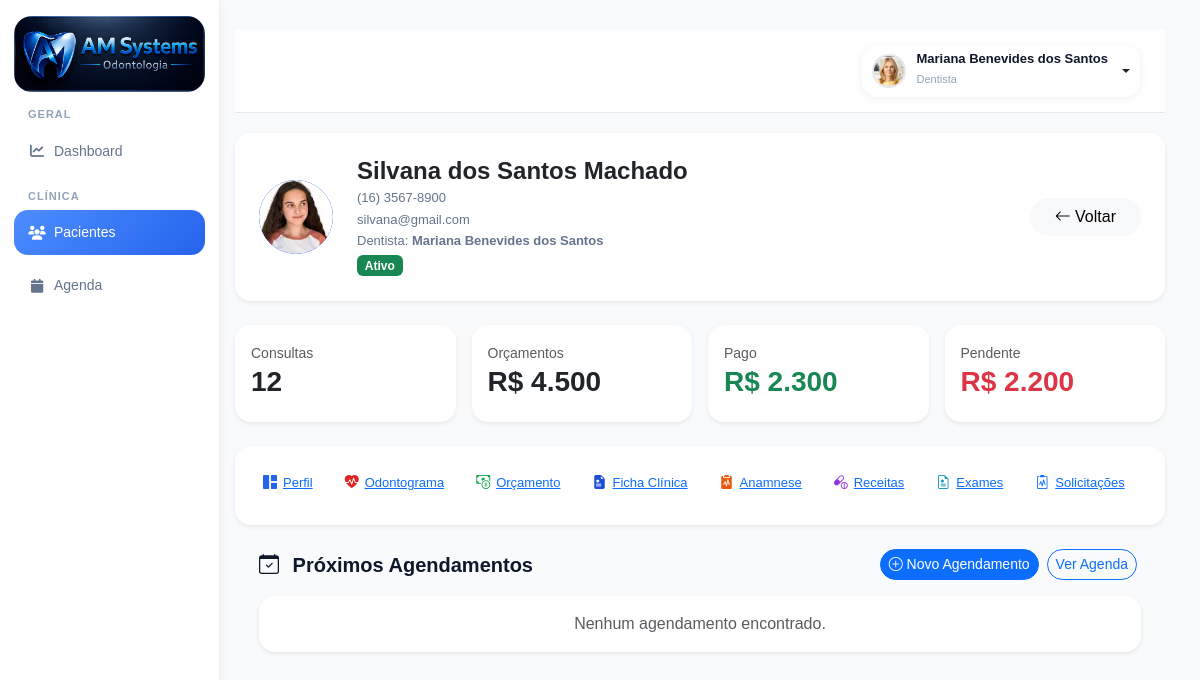
The app's page /pacientes/18/ (signed in), older data.
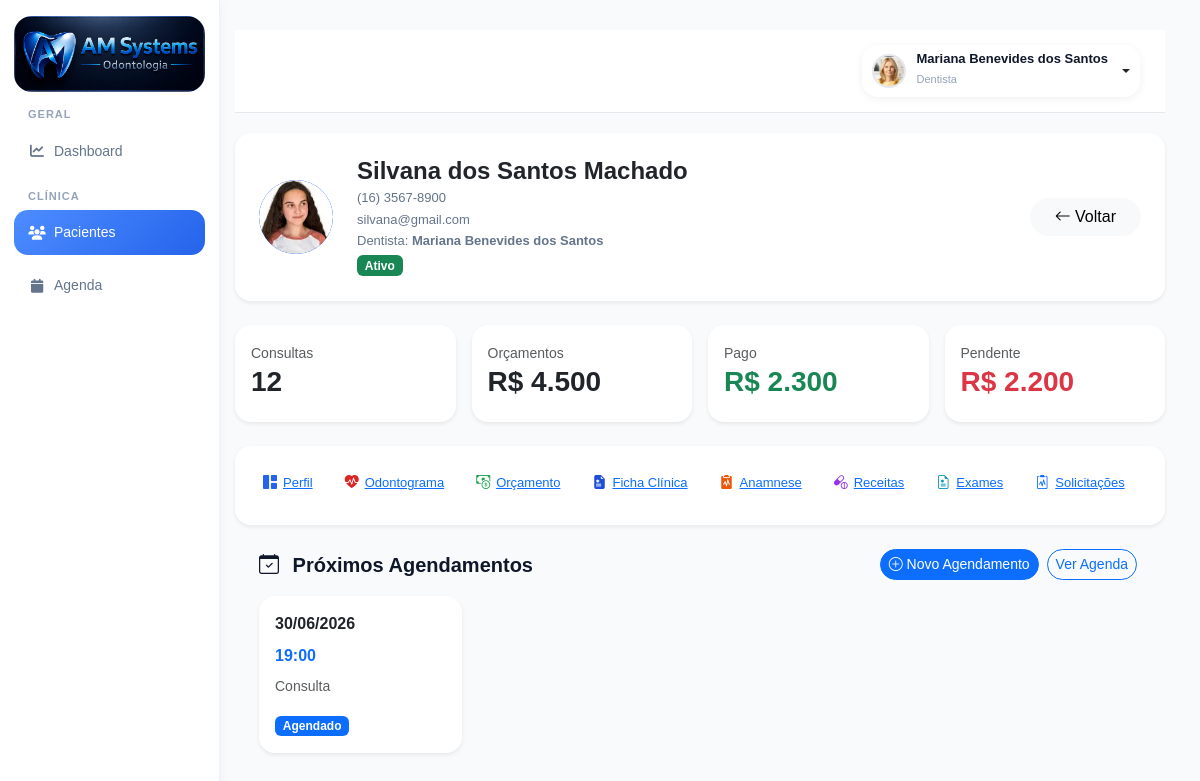
The same page, newer data.
### agenda/models.py (models this page shows, shortened)
class Agendamento(models.Model):
    STATUS_CHOICES = (
        ('agendado', 'Agendado'),
        ('confirmado', 'Confirmado'),
        ('atendimento', 'Em Atendimento'),
        ('finalizado', 'Finalizado'),
        ('faltou', 'Faltou'),
        ('cancelado', 'Cancelado'),
    )
    paciente = models.ForeignKey(
        Paciente,
        on_delete=models.CASCADE,
        related_name='agendamentos'
    )
    profissional = models.ForeignKey(
        Profissional,
        on_delete=models.PROTECT,
        related_name='agendamentos'
    )
    procedimento = models.ForeignKey(
        Procedimento,
        on_delete=models.SET_NULL,
        null=True,
        blank=True
    )
    data = models.DateField()
    hora_inicio = models.TimeField()
    duracao = models.IntegerField(
        default=60,
        help_text='Duração em minutos'
    )
    observacoes = models.TextField(
        blank=True
    )
    status = models.CharField(
        max_length=20,
        choices=STATUS_CHOICES,
        default='agendado'
    )
    criado_em = models.DateTimeField(
        auto_now_add=True
    )
    atualizado_em = models.DateTimeField(
        auto_now=True
    )
    class Meta:
        ordering = [
            'data',
            'hora_inicio'
        ]
        verbose_name = 'Agendamento'
        verbose_name_plural = 'Agendamentos'

### accounts/models.py (models this page shows)
class Procedimento(models.Model):
    CATEGORIAS = [
        ('diagnostico', 'Diagnóstico'),
        ('dentistica', 'Dentística'),
        ('endodontia', 'Endodontia'),
        ('periodontia', 'Periodontia'),
        ('cirurgia', 'Cirurgia'),
        ('protese', 'Prótese'),
        ('implantodontia', 'Implantodontia'),
        ('ortodontia', 'Ortodontia'),
        ('geral', 'Geral')
    ]
    TIPOS = [
        ('dente', 'Por Dente'),
        ('hemiarcada', 'Hemi-Arcada'),
        ('geral', 'Geral'),
        ('cirurgia', 'Cirurgia')
    ]
    POSICOES = [
        ('coroa', 'Coroa'),
        ('raiz', 'Raiz'),
        ('oclusal', 'Oclusal'),
        ('vestibular', 'Vestibular'),
        ('lingual', 'Lingual'),
        ('centro', 'Centro')
    ]
    STATUS = [
        ('realizar', 'A Realizar'),
        ('andamento', 'Em Andamento'),
        ('realizado', 'Realizado'),
        ('cancelado', 'Cancelado'),
        ('reavaliar', 'Reavaliar')
    ]
    nome = models.CharField(
        max_length=255
    )
    categoria = models.CharField(
        max_length=100,
        choices=CATEGORIAS,
        default='geral'
    )
    tipo = models.CharField(
        max_length=50,
        choices=TIPOS,
        default='dente'
    )
    status = models.CharField(
        max_length=30,
        choices=STATUS,
        default='realizar'
    )
    icone = models.CharField(
        max_length=100,
        blank=True,
        null=True
    )
    arquivo_icone = models.CharField(
        max_length=255,
        blank=True,
        null=True
    )
    posicao_icone = models.CharField(
        max_length=30,
        choices=POSICOES,
        default='centro'
    )
    valor_particular = models.DecimalField(
        max_digits=10,
        decimal_places=2,
        default=0
    )
    valor_convenio = models.DecimalField(
        max_digits=10,
        decimal_places=2,
        default=0
    )
    tempo_estimado = models.IntegerField(
        default=60,
        help_text='Tempo em minutos'
    )
    custo_clinico = models.DecimalField(
        max_digits=10,
        decimal_places=2,
        default=0
    )
    ativo = models.BooleanField(
        default=True
    )
    ordem = models.IntegerField(
        default=0
    )
    criado_em = models.DateTimeField(
        auto_now_add=True
    )
    class Meta:
        ordering = ['categoria', 'ordem', 'nome']
        verbose_name = 'Procedimento'
        verbose_name_plural = 'Procedimentos'
    def __str__(self):
        return self.nome

### accounts/views.py (the view)
@login_required(login_url='/')
def perfil_paciente(request, id):
    paciente = get_object_or_404(
        Paciente,
        id=id
    )
    agendamentos = list(
        paciente.agendamentos.filter(
            status__in=[
                'agendado',
                'confirmado',
                'atendimento'
            ]
        ).order_by(
            '-data',
            '-hora_inicio'
        )[:4]
    )
    agendamentos.reverse()
    return render(
        request,
        'accounts/perfil.html',
        {
            'paciente': paciente,
            'agendamentos': agendamentos,
        }
    )

### accounts/templates/accounts/perfil.html (shortened to what the changed rows need)
{% extends 'accounts/base.html' %}
{% load static %}
{% block content %}
<div class="card border-0 shadow-sm rounded-4 mb-4">
    <div class="card-body p-4">
        <div class="d-flex justify-content-between align-items-center flex-wrap">
            <div class="d-flex align-items-center">
                <div>
                    <h2 style="
                                    font-size:24px;
                                    font-weight:700;
                                    margin-bottom:2px;
                                    line-height:1.2;
                                ">
                        {{ paciente.nome }}
                    </h2>
                </div>
            </div>
        </div>
    </div>
</div>
<div class="px-4 mb-4">
    <div class="row g-4 justify-content-between">
        {% for agendamento in agendamentos %}
        <div class="col-xl-3 col-lg-3 col-md-6">
            <div class="card border-0 shadow-sm rounded-4 h-100">
                <div class="card-body">
                    <div class="fw-bold mb-2">
                        {{ agendamento.data|date:"d/m/Y" }}
                    </div>
                    <div class="text-primary fw-semibold mb-2">
                        {{ agendamento.hora_inicio|time:"H:i" }}
                    </div>
                    <div class="small text-muted mb-3">
                        {{ agendamento.procedimento }}
                    </div>
                    <span class="badge bg-primary">
                        {{ agendamento.get_status_display }}
                    </span>
                </div>
            </div>
        </div>
        {% empty %}
        <div class="col-12">
            <div class="card border-0 shadow-sm rounded-4">
                <div class="card-body text-center text-muted">
                    Nenhum agendamento encontrado.
                </div>
            </div>
        </div>
        {% endfor %}
    </div>
</div>
</div>
{% endblock %}

Row changes from the older to the newer data that the page shows:
added Agendamento: data "30/06/2026", hora_inicio "19:00", procedimento "Consulta", status "Agendado"
Text that changed along with them:
text no longer shown: "Nenhum agendamento encontrado."
